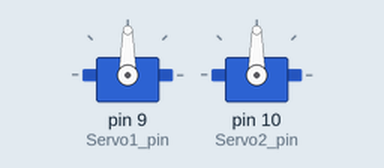
This sketch was run on a simulated Arduino Uno, built with avr-gcc and run on an emulated ATmega328P. On the bench: 2 × servo.

Above: at 0.05 s.
At 9.95 s:
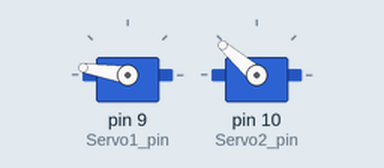
At 19.95 s:
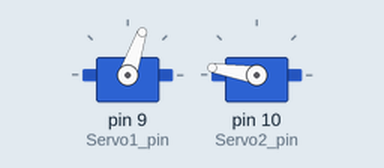
At 39.95 s:
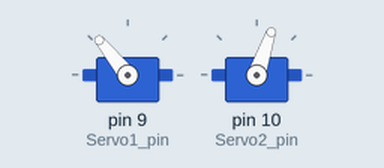
Timing chart, 0 to 40.0 s (numbered marks = the images above):
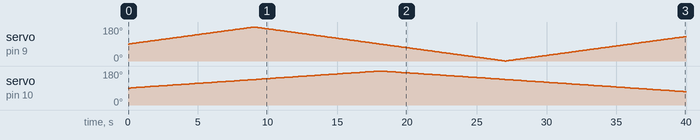

Measured:
- by itself, servo on pin 10 (Servo2_pin): rises from 90° to 180° in 17.8 s, then falls to 71° in 21.8 s
- by itself, servo on pin 9 (Servo1_pin): 90° → 91° at 0.10 s, → 92° 0.10 s later, → 93° 0.10 s later, → 94° 0.10 s later, … (399 changes in this stretch)

The sketch:

sketch.ino
```cpp
#include <Servo.h>

#define Servo1_pin 9
#define Servo2_pin 10

// delay in milliseconds
const unsigned int Servo1_delay = 100;
const unsigned int Servo2_delay = 200;

int Servo1_increse_step = 1;
int Servo2_increse_step = 1;

unsigned long prevServo1Time = 0;
unsigned long prevServo2Time = 0;

Servo Servo1;
Servo Servo2;

void setup()
{
    Servo1.attach(Servo1_pin);
    Servo2.attach(Servo2_pin);
}

void loop()
{
    unsigned long currentTime = millis();

    if (currentTime - prevServo1Time >= Servo1_delay)
    {
        prevServo1Time = currentTime;
        unsigned char to_angle = Servo1.read() + Servo1_increse_step;
        to_angle = (to_angle > 180) ? 180 : (to_angle < 0) ? 0
                                                           : to_angle;
        Servo1_increse_step = (to_angle <= 0 || to_angle >= 180) ? -Servo1_increse_step : Servo1_increse_step;
        Servo1.write(to_angle);
    }
    if (currentTime - prevServo2Time >= Servo2_delay)
    {
        prevServo2Time = currentTime;
        unsigned char to_angle = Servo2.read() + Servo2_increse_step;
        to_angle = (to_angle > 180) ? 180 : (to_angle < 0) ? 0
                                                           : to_angle;
        Servo2_increse_step = (to_angle <= 0 || to_angle >= 180) ? -Servo2_increse_step : Servo2_increse_step;
        Servo2.write(to_angle);
    }
}
```
